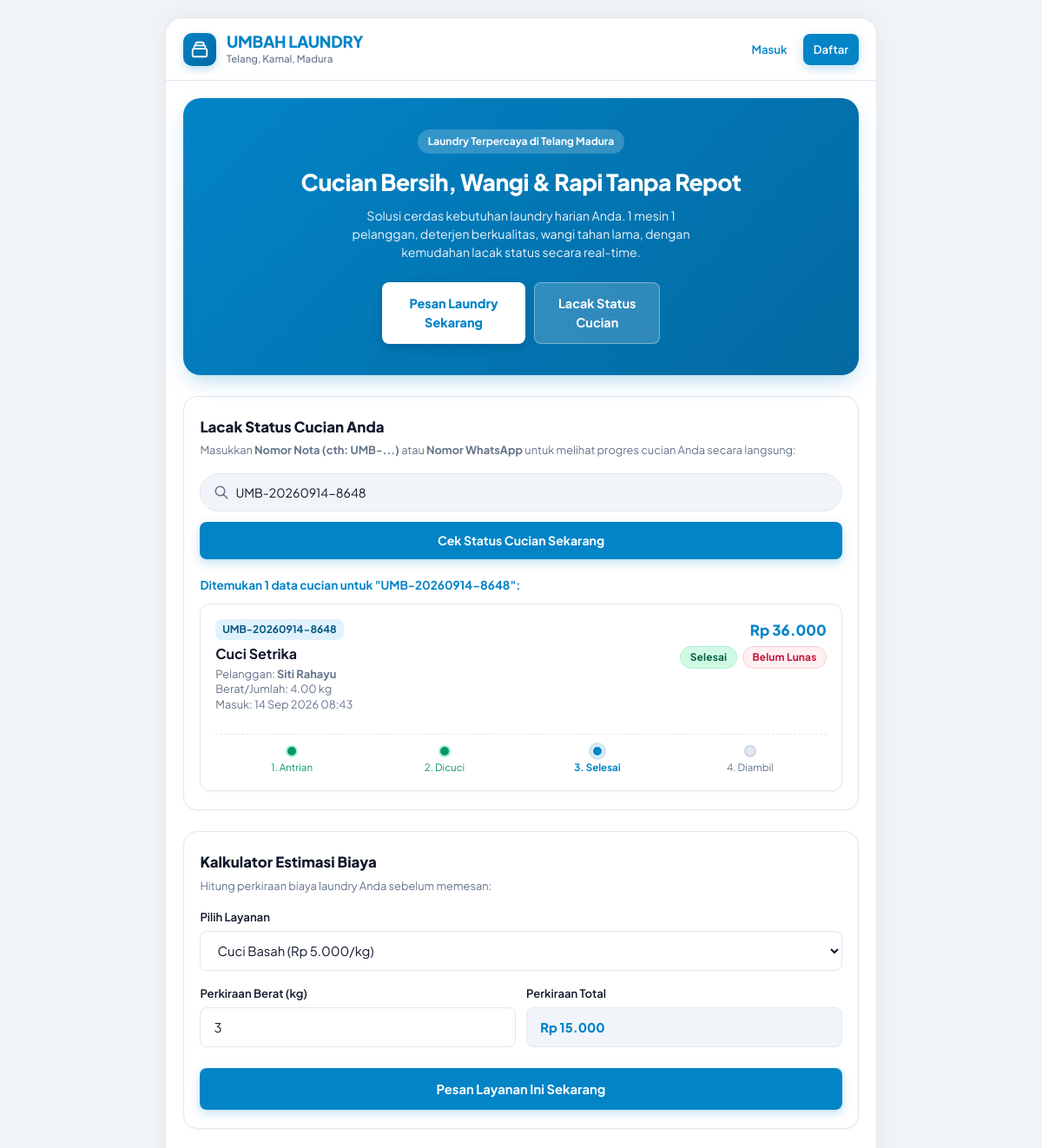
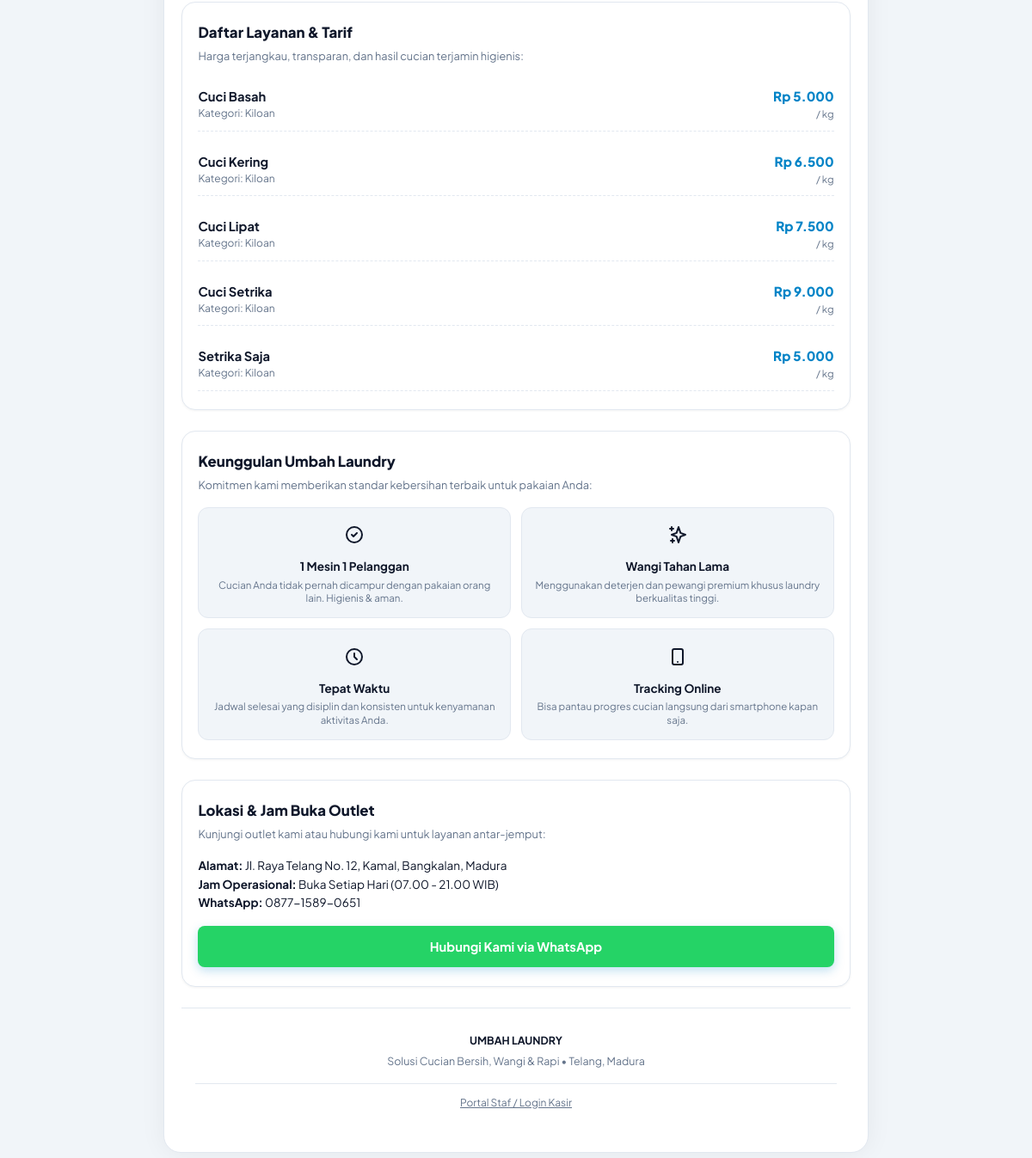
The page /index.php?lacak=UMB-20260914-8648 on the database its author committed (2 pictures, top to bottom).
### tables this page shows
CREATE TABLE `transaksi` (
  `id` int(11) NOT NULL AUTO_INCREMENT,
  `kode_transaksi` varchar(30) NOT NULL,
  `id_pelanggan` int(11) NOT NULL,
  `id_layanan` int(11) NOT NULL,
  `id_karyawan` int(11) DEFAULT NULL,
  `berat_jumlah` decimal(5,2) NOT NULL,
  `total_harga` decimal(10,2) NOT NULL,
  `metode_pembayaran` enum('Tunai','QRIS','Transfer') DEFAULT 'Tunai',
  `status_pembayaran` enum('Belum Lunas','Lunas') DEFAULT 'Lunas',
  `status_cucian` enum('Antrian','Dalam Proses','Selesai','Sudah Diambil','Batal') DEFAULT 'Antrian',
  `catatan` text DEFAULT NULL,
  `tanggal_masuk` datetime DEFAULT current_timestamp(),
  `tanggal_selesai` datetime DEFAULT NULL,
  PRIMARY KEY (`id`),
  UNIQUE KEY `kode_transaksi` (`kode_transaksi`),
  KEY `fk_tx_pelanggan` (`id_pelanggan`),
  KEY `fk_tx_layanan` (`id_layanan`),
  KEY `fk_tx_karyawan` (`id_karyawan`),
  CONSTRAINT `fk_tx_karyawan` FOREIGN KEY (`id_karyawan`) REFERENCES `users` (`id`) ON DELETE SET NULL,
  CONSTRAINT `fk_tx_layanan` FOREIGN KEY (`id_layanan`) REFERENCES `layanan` (`id`),
  CONSTRAINT `fk_tx_pelanggan` FOREIGN KEY (`id_pelanggan`) REFERENCES `pelanggan` (`id`) ON DELETE CASCADE
);

CREATE TABLE `layanan` (
  `id` int(11) NOT NULL AUTO_INCREMENT,
  `nama_layanan` varchar(100) NOT NULL,
  `kategori` varchar(50) NOT NULL,
  `satuan` varchar(20) NOT NULL DEFAULT 'kg',
  `harga_per_satuan` decimal(10,2) NOT NULL,
  `created_at` timestamp NOT NULL DEFAULT current_timestamp(),
  PRIMARY KEY (`id`)
);

CREATE TABLE `pelanggan` (
  `id` int(11) NOT NULL AUTO_INCREMENT,
  `nama` varchar(100) NOT NULL,
  `no_hp` varchar(20) NOT NULL,
  `alamat` text DEFAULT NULL,
  `jumlah_bonus` int(11) DEFAULT 0,
  `created_at` timestamp NOT NULL DEFAULT current_timestamp(),
  PRIMARY KEY (`id`),
  UNIQUE KEY `no_hp` (`no_hp`)
);

### index.php (the view, shortened to what the rows shown need)
<?php
require_once __DIR__ . '/classes/Layanan.php';
require_once __DIR__ . '/classes/Transaksi.php';
$db = (new Database())->getConnection();
$layananModel   = new Layanan($db);
$transaksiModel = new Transaksi($db);
$services = $layananModel->getAll();
$lacakKeyword = trim($_GET['lacak'] ?? '');
$hasilLacak = [];
if (!empty($lacakKeyword)) {
    $hasilLacak = $transaksiModel->lacakTransaksi($lacakKeyword);
}
?>
<!DOCTYPE html>
<html lang="id">
<head>
    <link rel="stylesheet" href="assets/css/chingu-style.css">
</head>
<body>
<div class="app-container" style="padding-bottom: 0;">
    <div class="content">
        <div class="landing-hero">
            <h1 class="hero-title">Cucian Bersih, Wangi & Rapi Tanpa Repot</h1>
        </div>
        <div class="section-box" id="lacakSection">
            <?php if (!empty($lacakKeyword)): ?>
                <div style="margin-top: 1.25rem;">
                    <?php if (empty($hasilLacak)): ?>
                        <div class="alert alert-danger" style="margin-bottom: 0;">
                            Tidak ditemukan cucian dengan nomor nota atau no WhatsApp "<strong><?= htmlspecialchars($lacakKeyword) ?></strong>". Mohon pastikan nomor yang dimasukkan sudah benar.
                        </div>
                    <?php else: ?>
                        <div class="order-list">
                            <?php foreach ($hasilLacak as $trx): ?>
                                <?php
                                    $badgeClass = match($trx['status_cucian']) {
                                        'Antrian'       => 'badge-antrian',
                                        'Dalam Proses'  => 'badge-proses',
                                        'Selesai'       => 'badge-selesai',
                                        'Sudah Diambil' => 'badge-diambil',
                                        default         => 'badge-proses'
                                    };
                                    $s = $trx['status_cucian'];
                                    $isProses  = in_array($s, ['Dalam Proses', 'Selesai', 'Sudah Diambil']);
                                    $isSelesai = in_array($s, ['Selesai', 'Sudah Diambil']);
                                    $isDiambil = ($s === 'Sudah Diambil');
                                ?>
                                <div class="order-card">
                                    <div class="order-card-header">
                                        <div>
                                            <span class="order-code"><?= htmlspecialchars($trx['kode_transaksi']) ?></span>
                                            <h5><?= htmlspecialchars($trx['nama_layanan']) ?></h5>
                                            <div class="order-card-meta">
                                                Pelanggan: <strong><?= htmlspecialchars($trx['nama_pelanggan']) ?></strong>
                                                <br>
                                                Berat/Jumlah: <?= $trx['berat_jumlah'] ?> <?= htmlspecialchars($trx['satuan']) ?>
                                                <br>
                                                Masuk: <?= date('d M Y H:i', strtotime($trx['tanggal_masuk'])) ?>
                                            </div>
                                        </div>
                                        <div style="text-align: right;">
                                            <div class="order-price">Rp <?= number_format($trx['total_harga'], 0, ',', '.') ?></div>
                                            <div style="margin-top: 0.35rem;" class="order-card-badges">
                                                <span class="badge <?= $badgeClass ?>"><?= htmlspecialchars($trx['status_cucian']) ?></span>
                                                <span class="badge <?= $trx['status_pembayaran'] === 'Lunas' ? 'badge-lunas' : 'badge-belum-lunas' ?>">
                                                    <?= htmlspecialchars($trx['status_pembayaran']) ?>
                                                </span>
                                            </div>
                                        </div>
                                    </div>
                                    <div class="order-step-timeline">
                                        <div class="step-item <?= $s === 'Antrian' ? 'active-step' : ($isProses ? 'passed-step' : '') ?>">
                                            <div class="step-dot"></div>
                                            <span>1. Antrian</span>
                                        </div>
                                        <div class="step-item <?= $s === 'Dalam Proses' ? 'active-step' : ($isSelesai ? 'passed-step' : '') ?>">
                                            <div class="step-dot"></div>
                                            <span>2. Dicuci</span>
                                        </div>
                                        <div class="step-item <?= $s === 'Selesai' ? 'active-step' : ($isDiambil ? 'passed-step' : '') ?>">
                                            <div class="step-dot"></div>
                                            <span>3. Selesai</span>
                                        </div>
                                        <div class="step-item <?= $isDiambil ? 'active-step passed-step' : '' ?>">
                                            <div class="step-dot"></div>
                                            <span>4. Diambil</span>
                                        </div>
                                    </div>
                                </div>
                            <?php endforeach; ?>
                        </div>
                    <?php endif; ?>
                </div>
            <?php endif; ?>
        </div>
        <div class="section-box">
            <div class="order-list">
                <?php foreach ($services as $srv): ?>
                    <div style="display: flex; justify-content: space-between; align-items: center; padding: 0.65rem 0; border-bottom: 1px dashed var(--border);">
                        <div>
                            <div style="font-weight: 700; font-size: 0.92rem; color: var(--text-main);"><?= htmlspecialchars($srv['nama_layanan']) ?></div>
                            <div style="font-size: 0.75rem; color: var(--text-muted);">Kategori: <?= htmlspecialchars($srv['kategori']) ?></div>
                        </div>
                        <div style="text-align: right;">
                            <div style="font-weight: 800; color: var(--primary); font-size: 0.95rem;">
                                Rp <?= number_format($srv['harga_per_satuan'], 0, ',', '.') ?>
                            </div>
                            <div style="font-size: 0.72rem; color: var(--text-muted);">/ <?= htmlspecialchars($srv['satuan']) ?></div>
                        </div>
                    </div>
                <?php endforeach; ?>
            </div>
        </div>
    </div>
</div>
</body>
</html>

### rows shown on the page
transaksi: kode_transaksi "UMB-20260914-8648", id_layanan.nama_layanan "Cuci Setrika", id_pelanggan.nama "Siti Rahayu", berat_jumlah "4.00", id_layanan.satuan "kg", tanggal_masuk "14 Sep 2026 08:43", total_harga "36.000", status_cucian "Selesai", status_pembayaran "Belum Lunas"
layanan: nama_layanan "Cuci Basah", kategori "Kiloan", harga_per_satuan "5.000", satuan "kg"
layanan: nama_layanan "Cuci Kering", kategori "Kiloan", harga_per_satuan "6.500", satuan "kg"
layanan: nama_layanan "Cuci Lipat", kategori "Kiloan", harga_per_satuan "7.500", satuan "kg"
layanan: nama_layanan "Cuci Setrika", kategori "Kiloan", harga_per_satuan "9.000", satuan "kg"
layanan: nama_layanan "Setrika Saja", kategori "Kiloan", harga_per_satuan "5.000", satuan "kg"

### other values the page prints
count($hasilLacak) "1"
$lacakKeyword "UMB-20260914-8648"
form field value "Cuci Basah (Rp 5.000/kg)"
